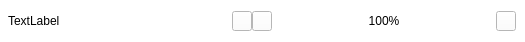
<?xml version="1.0" encoding="UTF-8"?>
<ui version="4.0">
 <class>ViewToolBar</class>
 <widget class="QWidget" name="ViewToolBar">
  <property name="geometry">
   <rect>
    <x>0</x>
    <y>0</y>
    <width>525</width>
    <height>42</height>
   </rect>
  </property>
  <property name="maximumSize">
   <size>
    <width>16777215</width>
    <height>42</height>
   </size>
  </property>
  <property name="windowTitle">
   <string>Form</string>
  </property>
  <property name="styleSheet">
   <string notr="true">background-color: rgb(255, 255, 255);</string>
  </property>
  <layout class="QHBoxLayout" name="horizontalLayout_2">
   <property name="spacing">
    <number>0</number>
   </property>
   <property name="leftMargin">
    <number>0</number>
   </property>
   <property name="topMargin">
    <number>0</number>
   </property>
   <property name="rightMargin">
    <number>0</number>
   </property>
   <property name="bottomMargin">
    <number>0</number>
   </property>
   <item>
    <widget class="QWidget" name="tool_widget" native="true">
     <layout class="QHBoxLayout" name="horizontalLayout">
      <property name="spacing">
       <number>0</number>
      </property>
      <property name="leftMargin">
       <number>0</number>
      </property>
      <property name="topMargin">
       <number>0</number>
      </property>
      <property name="bottomMargin">
       <number>0</number>
      </property>
      <item>
       <widget class="QLabel" name="camera_status_lab">
        <property name="enabled">
         <bool>true</bool>
        </property>
        <property name="maximumSize">
         <size>
          <width>8</width>
          <height>8</height>
         </size>
        </property>
        <property name="text">
         <string/>
        </property>
        <property name="alignment">
         <set>Qt::AlignCenter</set>
        </property>
       </widget>
      </item>
      <item>
       <widget class="QLabel" name="view_name_lab">
        <property name="text">
         <string notr="true">TextLabel</string>
        </property>
       </widget>
      </item>
      <item>
       <widget class="QPushButton" name="zoomout_btn">
        <property name="sizePolicy">
         <sizepolicy hsizetype="Preferred" vsizetype="Preferred">
          <horstretch>0</horstretch>
          <verstretch>0</verstretch>
         </sizepolicy>
        </property>
        <property name="maximumSize">
         <size>
          <width>20</width>
          <height>20</height>
         </size>
        </property>
        <property name="toolTip">
         <string>Zoom Out (Scroll Down)</string>
        </property>
        <property name="text">
         <string/>
        </property>
        <property name="iconSize">
         <size>
          <width>20</width>
          <height>20</height>
         </size>
        </property>
       </widget>
      </item>
      <item>
       <widget class="QPushButton" name="zoomin_btn">
        <property name="sizePolicy">
         <sizepolicy hsizetype="Preferred" vsizetype="Preferred">
          <horstretch>0</horstretch>
          <verstretch>0</verstretch>
         </sizepolicy>
        </property>
        <property name="maximumSize">
         <size>
          <width>20</width>
          <height>20</height>
         </size>
        </property>
        <property name="toolTip">
         <string>Zoom In (Scroll Up)</string>
        </property>
        <property name="text">
         <string/>
        </property>
        <property name="iconSize">
         <size>
          <width>20</width>
          <height>20</height>
         </size>
        </property>
       </widget>
      </item>
      <item>
       <widget class="QLabel" name="scale_factor_lab">
        <property name="minimumSize">
         <size>
          <width>60</width>
          <height>20</height>
         </size>
        </property>
        <property name="text">
         <string>100%</string>
        </property>
        <property name="alignment">
         <set>Qt::AlignCenter</set>
        </property>
       </widget>
      </item>
      <item>
       <widget class="QPushButton" name="revert_btn">
        <property name="sizePolicy">
         <sizepolicy hsizetype="Preferred" vsizetype="Preferred">
          <horstretch>0</horstretch>
          <verstretch>0</verstretch>
         </sizepolicy>
        </property>
        <property name="maximumSize">
         <size>
          <width>20</width>
          <height>20</height>
         </size>
        </property>
        <property name="toolTip">
         <string>Actual Size (Ctrl+0)</string>
        </property>
        <property name="text">
         <string/>
        </property>
        <property name="iconSize">
         <size>
          <width>20</width>
          <height>20</height>
         </size>
        </property>
       </widget>
      </item>
     </layout>
    </widget>
   </item>
  </layout>
 </widget>
 <resources/>
 <connections/>
</ui>
